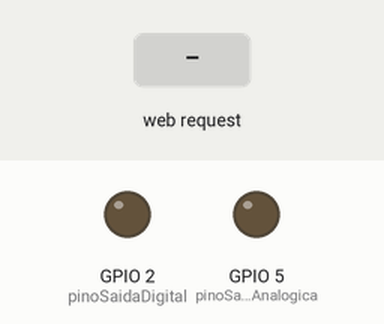
Recording of a sketch running on a simulated ESP32. Parts: output pins drawn as LEDs (lit = HIGH). Inputs (shaded band) come from the test bench. WiFi joins after 1.5 s; servers stay silent unless stated; what the sketch prints to the serial monitor is not drawn.

Above: at 2.7 s.
2.8 s: HTTP request GET /saidaDigital/off received
At 3.8 s:
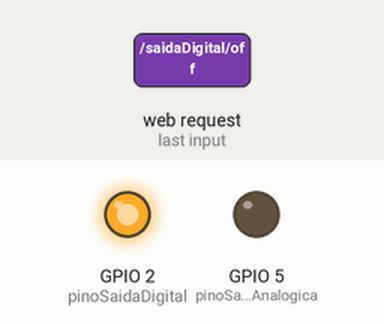
4.3 s: HTTP request GET /saidaDigital/on received
At 4.9 s:
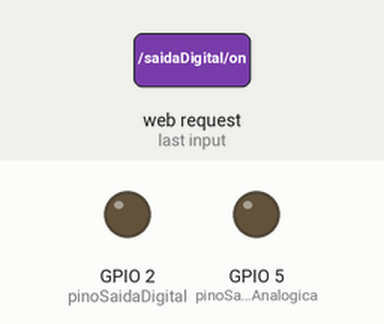
Timing chart, 0 to 7.3 s (numbered marks = the images above; inputs shaded):
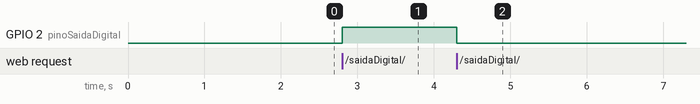

Measured:
- after the input at 2.8 s, GPIO 2 (pinoSaidaDigital): LOW → HIGH at once
- after the input at 4.3 s, GPIO 2 (pinoSaidaDigital): HIGH → LOW at once

The sketch:

ESP32.ino
```cpp
// (licence header left out)
// Importa as bibliotecas necessarias
#include <WiFi.h>
#include <AsyncTCP.h>
#include <ESPAsyncWebServer.h>


// Substitua com as credenciais da sua rede
const char* ssid     = "NodeMCU";
const char* password = "12345678";

/*
// Seu endereço de IP estático (será atribuido à placa)
IPAddress local_IP(192, 168, 45, 150);
// O endereço do gateway
IPAddress gateway(192, 168, 45, 98);

IPAddress subnet(255, 255, 255, 0);
IPAddress primaryDNS(8, 8, 8, 8);   //opcional
IPAddress secondaryDNS(8, 8, 4, 4); //opcional
*/
const int pinoSaidaDigital = 2; //(LED da placa - pino 2)
const int pinoSaidaAnalogica = 5; //10; //GPIO5 -> D1
const int pinoEntradaDigital = 4; //9; GPIO4 -> D2
const int pinoEntradaAnalogica = A0;

String strValorDigital; // Estado do LED - ON/OFF
const char* PARAM_INPUT_1 = "input1"; //armazena parametro recebido


// Cria um objeto AsyncWebServer na porta 80
AsyncWebServer server(80);

String getValorAnalogico() {
  int valorLido = analogRead(pinoEntradaAnalogica);
  //map(value, fromLow, fromHigh, toLow, toHigh)
  float valorConvertido = float(map(valorLido, 0, 1023, 0, 33))/10.0; //le em inteiro de 0 a 33 e divide por 10 -> saida de 0 a 3.3 V
  Serial.println("valor analogico lido: " + String(valorConvertido));
  return String(valorConvertido);
}

String getValorDigital() {
  int valorLido = digitalRead(pinoEntradaDigital);
  if(valorLido == LOW){ // LOW ou HIGH depende da ligação do circuito
    strValorDigital = "ON";
  }
  else{
    strValorDigital = "OFF";
  }
  Serial.println("valor digital lido: " + String(valorLido) + " " + strValorDigital);
  return String(strValorDigital);
}

void setValorDigital(bool estado) {
  digitalWrite(pinoSaidaDigital, estado);
  Serial.println("valor digital escrito: " + String(estado));
}


void setValorAnalogico(String valorAnalogico) {
  int valor = valorAnalogico.toInt(); //retorna 0 se nao for numero
  if(valor >= 0 && valor < 255){
    analogWrite(pinoSaidaAnalogica, valor);
    Serial.println("valor analogico escrito: " + valorAnalogico);
  }else{
    Serial.println("valor analogico fora da faixa: 0 a 254");
  }

}


void setup(){
  // Porta Serial para debug
  Serial.begin(115200);
  pinMode(pinoSaidaDigital, OUTPUT); //saida digital
  pinMode(pinoSaidaAnalogica, OUTPUT); //saida analogica
  pinMode(pinoEntradaDigital, INPUT); //entrada digital
  //entrada analógica já vem configurada no pino A0

  // Configura o endereço IP estático
  //if (!WiFi.config(local_IP, gateway, subnet, primaryDNS, secondaryDNS)) {
  //  Serial.println("Falha ao configurar em modo Station (STA)");
  //}

  // Conecta na rede Wi-Fi com o SSID e senha (password)
  Serial.print("Connecting to ");
  Serial.println(ssid);
  WiFi.begin(ssid, password);
  while (WiFi.status() != WL_CONNECTED) {
    delay(500);
    Serial.print(".");
  }
  // Imprime pela serial o endereço de IP e inicia o servidor web
  Serial.println("");
  Serial.println("WiFi connected.");
  Serial.println("IP address: ");
  Serial.println(WiFi.localIP());

  // Rota para comandar a saida digital (Liga / ON)
  server.on("/saidaDigital/on", HTTP_GET, [](AsyncWebServerRequest *request){
    setValorDigital(LOW); // LOW ou HIGH depende da ligação do circuito
    request->send_P(200, "text/plain", "ON");
  });

  // Rota para comandar a saida digital (Desliga / OFF)
  server.on("/saidaDigital/off", HTTP_GET, [](AsyncWebServerRequest *request){
    setValorDigital(HIGH); // LOW ou HIGH depende da ligação do circuito
    request->send_P(200, "text/plain", "OFF");
  });

  // Rota para comandar a saida analogica (PWM) formato: <ESP_IP>/saidaAnalogica?input1=<inputMessage>
  server.on("/saidaAnalogica", HTTP_GET, [] (AsyncWebServerRequest *request) {
    String inputMessage;
    String inputParam;
    // GET input1 value on <ESP_IP>/saidaAnalogica?input1=<inputMessage>
    if (request->hasParam(PARAM_INPUT_1)) {
      inputMessage = request->getParam(PARAM_INPUT_1)->value(); //valor do paramtro
      //inputParam = PARAM_INPUT_1; //se quiser saber o nome do parametro
      setValorAnalogico(inputMessage); //comanda o valor
    }else {
      inputMessage = "Nenhuma mensagem enviada";
      inputParam = "none";
    }
    request->send_P(200, "text/plain", inputMessage.c_str());
    Serial.println(inputMessage);
  });

  // Rota para ler a entrada digital
  server.on("/entradaDigital", HTTP_GET, [](AsyncWebServerRequest *request){
    request->send_P(200, "text/plain", getValorDigital().c_str());
  });

  // Rota para ler a entrada analogica
  server.on("/entradaAnalogica", HTTP_GET, [](AsyncWebServerRequest *request){
    request->send_P(200, "text/plain", getValorAnalogico().c_str());
  });

  // Adiciona no cabeçalho para evitar erro de acesso do CORS
  DefaultHeaders::Instance().addHeader("Access-Control-Allow-Origin", "*");
  // Inicia o servidor
  server.begin();
}

void loop(){

}
```
